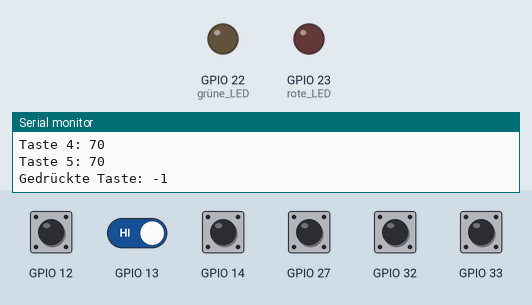
A sketch run on a simulated ESP32. Parts: output pins drawn as LEDs (lit = HIGH), the last lines printed to the serial monitor. The test bench sets the inputs (shaded band); at power-on: GPIO 12–14, GPIO 27, GPIO 32, GPIO 33 HIGH. The audio player accepts every command and is not drawn.

Above: at 14.8 s.
14.9 s: GPIO 12 pulled LOW for 0.3 s
At 15.9 s:
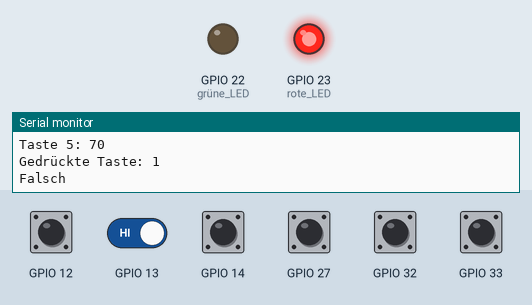
16.7 s: GPIO 12 pulled LOW for 1 s
At 17.6 s:
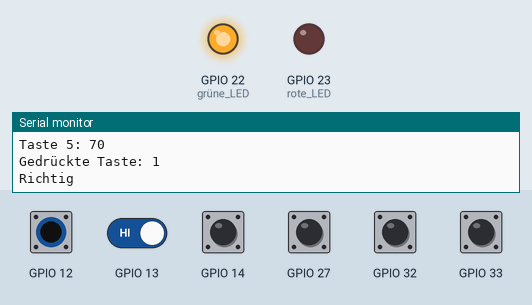
19.2 s: GPIO 12 driven LOW and GPIO 13 driven LOW
At 25.9 s:
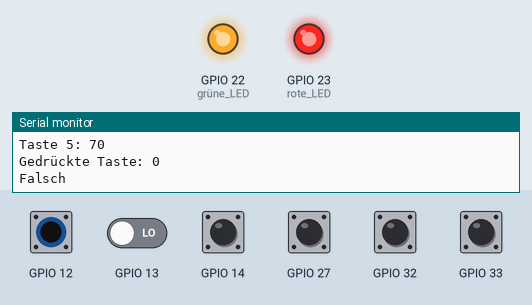
31.3 s: GPIO 13 driven HIGH
34.8 s: GPIO 12 driven HIGH
42.3 s: GPIO 12 driven LOW
At 43.4 s:
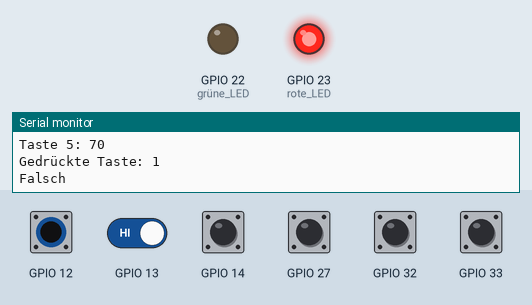
Timing chart, 0 to 49.0 s (numbered marks = the images above; inputs shaded):
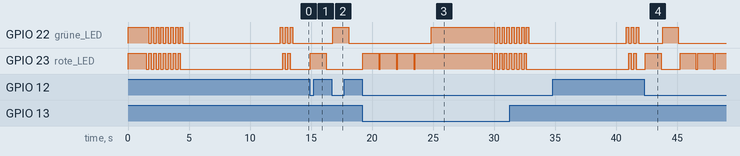

Measured:
- after the input at 14.9 s, GPIO 23 (rote_LED): LOW → HIGH after 0.05 s, → LOW 1.3 s later
- after the input at 16.7 s, GPIO 22 (grüne_LED): LOW → HIGH after 0.09 s, → LOW 1.3 s later
- after the input at 19.2 s, GPIO 22 (grüne_LED): LOW → HIGH after 5.7 s, then repeats every 0.40 s: LOW 0.20 s, HIGH 0.20 s; GPIO 23 (rote_LED): goes 3 × (HIGH 1.3 s, LOW 0.13 s), HIGH 6.3 s, 3 × (LOW 0.20 s, HIGH 0.20 s), LOW 0.20 s, then HIGH, starting after 0.05 s
- after the input at 42.3 s, GPIO 22 (grüne_LED): LOW → HIGH after 1.5 s, → LOW 1.3 s later; GPIO 23 (rote_LED): goes HIGH 1.3 s, LOW 1.6 s, HIGH 1.3 s, LOW 0.13 s, HIGH 1.3 s, LOW 0.13 s, then HIGH, starting after 0.07 s

The sketch:

finalPiano.ino
```cpp
#include <Arduino.h>
#include "DFRobotDFPlayerMini.h"

DFRobotDFPlayerMini mp3Player;

void setup() {
  Serial.begin(115200);                       // ESP 32 Ausgabe zu PC
  Serial.println("Touch Piano");              // Begrüßung

  pinMode(22, OUTPUT);                        // grüne LED => Ausgang
  pinMode(23, OUTPUT);                        // rote LED => Ausgang

  digitalWrite(22, HIGH);                     // grüne LED an
  digitalWrite(23, HIGH);                     // rote LED an

  Serial1.begin(9600, SERIAL_8N1, 26, 25);    // DFPlayer Ausgabe zu PC, Pin 26 => mp3Player kommuniziert zu ESP32, Pin 25 => ESP32 kommuniziert zu mp3Player

  delay(1000);                                // MP3-Chip braucht etwas Zeit bis er kommunizieren kann

  bool mp3PlayerOk = mp3Player.begin(Serial1);//MP3 Player wird initialisiert

  if (mp3PlayerOk == false) {                 // Falls der MP3Player nicht initialisert werden kann, wird das im Seriellen Monitor ausgegeben und der restliche Code wird nicht mehr ausgeführt. Neustart erforderlich
    Serial.println("Konnte den MP3-Player nicht initalisieren");
    digitalWrite(22, LOW);                    //Grüne LED aus

    while(0 == 0) {                           //Endlosschleife
    }
  }

  Serial.println("Ready...");                 // Das eigentliche Programm geht los
}

void loop() {
                                              // 3 Sekunden abwechselnd blinken, um den Start zu markieren (15 * 200 ms = 3000 ms)
  for (int i = 0; i < 15; i++) {
    if (i % 2 == 0) {
      digitalWrite(22, HIGH);
      digitalWrite(23, LOW);
    } else {
      digitalWrite(22, LOW);
      digitalWrite(23, HIGH);
    }

    delay(200);
  }

  digitalWrite(22, LOW);                      // grüne LED aus
  digitalWrite(23, LOW);                      // rote LED aus

  Serial.println("Go!");                      // Start des Übungsmaterials
  Serial.println();

                                              // Spiele alle Töne für jeweils 1 Sekunde ab
  for (int ton = 0; ton < 6; ton++) {
    Serial.printf("Spiele Ton %d\n", ton);    // Gibt den jeweils gespielten Ton aus

    mp3Player.playFolder(1, ton + 1);
    delay(1000);

    mp3Player.stop();
    delay(300);
  }

                                              // 1 Sekunden abwechselnd blinken (5 * 200 ms = 1000 ms)
  for (int i = 0; i < 5; i++) {
    if (i % 2 == 0) {
      digitalWrite(22, HIGH);
      digitalWrite(23, LOW);
    } else {
      digitalWrite(22, LOW);
      digitalWrite(23, HIGH);
    }

    delay(200);
  }

  digitalWrite(22, LOW);                      // grüne LED aus
  digitalWrite(23, LOW);                      // rote LED aus

  for (int ton = 0; ton < 6; ton++) {
    int taste = -1;                           // -1 ist kein Array-Element => ist somit keine Taste, die gedrückt werden kann

                                              // Lese solange die Touch-Pins aus, bis eine Taste gedrückt wurde
                                              // Kann sein, dass im Seriallen Monitor angezeigt wird
    while (taste == -1) {
      delay(100);

                                              // Lese alle Tasten in ein Array
                                              // auf der Tastatur von links nach rechts = C - D - E - F - G - A
      int touches[6] = {touchRead(13), touchRead(12), touchRead(14), touchRead(27), touchRead(33), touchRead(32)};

      int kleinsterTouch = 1000000;           // Dieser Wert ist größer als alle mgölichen Touch-Werte, damit sichergestellt wird, dass auf jedenfall der Touch Point niedriger ist

                                              // Finde den kleinsten Wert = Touch Point. Werte die größer/gleich 20 sind, werden als nicht gedrückt ignoriert
      for (int i = 0; i < 6; i++) {
        Serial.printf("Taste %d: %d\n", i, touches[i]);

        if (touches[i] < kleinsterTouch && touches[i] < 20) {
          taste = i;
          kleinsterTouch = touches[i];
        }
      }
                                              // Gibt aus welche Taste gedrückt ist
      Serial.printf("Gedrückte Taste: %d\n", taste);
      Serial.println();
    }

                                              // SpielT den Sound der gedrückten Taste ab
    mp3Player.playFolder(1, taste + 1);

                                             // Ist die gedrückte Taste gleich dem Ton, der gerade abgespielt wurde? => LED rot oder grün
    if (taste == ton) {
      Serial.println("Richtig");
      digitalWrite(22, HIGH);
    } else {
      Serial.println("Falsch");
      digitalWrite(23, HIGH);
    }

                                              // Nutzer:in hat 1 Sekunde Zeit, um die LEDs anzusehen und zu entscheiden, welche Taste als nächstes gedrückt wird
    delay(1000);

    mp3Player.stop();                         // Ton wird gestoppt
    delay(300);                               // kurze Pause

                                              // LEDs werden wieder ausgemacht und die nächste Runde wird gestartet. (Beispiel-Töne werden wieder abgespielt)
    digitalWrite(22, LOW);
    digitalWrite(23, LOW);
  }

  digitalWrite(22, HIGH);                      // grüne LED an
  digitalWrite(23, HIGH);                      // rote LED aus
  delay(5000);                                 // warten vor dem Neustart

  Serial.println();
  Serial.println("Neustart");                  // Damit im Seriellen Monitor klar ist das der Neustart gestartet wurde
}
```
